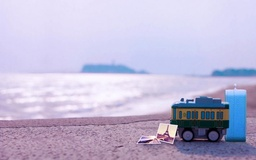
#> input picture resource/opencv/green-spiral.jpg, 256 x 160 px, shrunk from 710 x 444 before the run
$ python Image2str.py
#> lines starting #> are read from the running program, lines starting #| are printed output that depends on the picture
### src/App.py
#! /usr/bin/python
# coding=UTF-8
# version:python3.x


import datetime
import logging
import os

"""常用设置和共用方法"""

# 设置编码
ENCODING = "UTF-8"


# 获取工程路径
BASE_PATH = os.getcwd().replace("\\", "/").split("src/")[0]


def trim_path(file_name):
    """返回标准的路径"""
    return os.path.normpath(file_name).replace("\\", "/")


def base_path_file(file_name):
    """获取完整的文件路径"""
    return trim_path(BASE_PATH + file_name)


def resource_file(file_name):
    """返回完整的资源文件路径"""
    return trim_path(BASE_PATH + "resource/" + file_name)


def temp_file(file_name):
    """返回完整的临时文件路径"""
    return trim_path(BASE_PATH + "resource/temp/" + file_name)


# [20 lines left out: function logger, not called in this run]


def date_time_str():
    """获取当前时间"""
    return datetime.datetime.now().strftime('%Y-%m-%d %H:%M:%S')

# MIDI (mid)，文件
FILE_PREFIX_MIDI = "4D546864"
# JPEG (jpg)，文件
FILE_PREFIX_JPEG = "FFD8FF"
# PNG文件
FILE_PREFIX_PNG = "89504E47"
# 4.  GIF (gif)，文件
FILE_PREFIX_GIF = "47494638"
# TIFF (tif)，文件
FILE_PREFIX_TIFF = "49492A00"
# Windows Bitmap (bmp)，文件
FILE_PREFIX_BMP = "424D"
# CAD (dwg)，文件
FILE_PREFIX_CAD = "41433130"
# Adobe Photoshop (psd)，文件
FILE_PREFIX_PSD = "38425053"
# Rich Text Format (rtf)，文件
FILE_PREFIX_RTF = "7B5C727466"
# XML (xml)，文件
FILE_PREFIX_XML = "3C3F786D6C"
# HTML (html)，文件
FILE_PREFIX_HTML = "68746D6C3E"
# Email [thorough only] (eml)，文件
FILE_PREFIX_EML = "44656C69766572792D646174653A"
# Outlook Express (dbx)，文件
FILE_PREFIX_DBX = "CFAD12FEC5FD746F"
# Outlook (pst)，文件
FILE_PREFIX_PST = "2142444E"
# MS Word/Excel (xls.or.doc)，文件
FILE_PREFIX_OFFICE = "D0CF11E0"
# MS Access (mdb)，文件
FILE_PREFIX_MDB = "5374616E64617264204A"
# WordPerfect (wpd)，文件
FILE_PREFIX_WPD = "FF575043"
# Postscript (eps.or.ps)，文件
FILE_PREFIX_EPS = "252150532D41646F6265"
# Adobe Acrobat (pdf)，文件
FILE_PREFIX_PDF = "255044462D312E"
# Quicken (qdf)，文件
FILE_PREFIX_QDF = "AC9EBD8F"
# Windows Password (pwl)，文件
FILE_PREFIX_PWL = "E3828596"
# ZIP Archive (zip)，文件
FILE_PREFIX_ZIP = "504B0304"
# RAR Archive (rar)，文件
FILE_PREFIX_RAR = "52617221"
# Wave (wav)，文件
FILE_PREFIX_WAV = "57415645"
# AVI (avi)，文件
FILE_PREFIX_AVI = "52494646"
# Real Audio (ram)，文件
FILE_PREFIX_RAM = "2E7261FD"
# Real Media (rm)，文件
FILE_PREFIX_RM = "2E524D46"
# Windows Media Audio（wma）（asf）,文件
FILE_PREFIX_WMA = "3026b2758e66cf"
# wrf, 文件
FILE_PREFIX_WRF = "574f5446000600"
# MPEG (mpg)，文件
FILE_PREFIX_MPG = "000001BA"
# MPEG (mpg)，文件
FILE_PREFIX_MPG = "000001B3"
# Quicktime (mov)，文件
FILE_PREFIX_MOV = "6D6F6F76"
# Windows Media (asf)，文件
FILE_PREFIX_ASF = "3026B2758E66CF11"


# [7 lines that do not run on import are left out]

### src/image/Image2str.py
#! /usr/bin/python
# coding=UTF-8
# version:python3.x
# author: monsoon

"""将图像转换为字符形式的图像"""
import os
from PIL import Image,ImageFont,ImageDraw
from src import App

ascii_char = list("$@B%8&WM#*oahkbdpqwmZO0QLCJUYXzcvunxrjft/|()1{}[]?-_+~<>i!lI;:,\"^`'. ")


def get_char(r, g, b, alpha=256):
    if alpha == 0:
        return ' '
    length = len(ascii_char)
    gray = int(0.2126 * r + 0.7152 * g + 0.0722 * b)

    unit = (256.0 + 1) / length
    return ascii_char[int(gray / unit)]


if __name__ == '__main__':
    image_file = App.resource_file("/opencv/green-spiral.jpg")
    im = Image.open(image_file)
#> im is the input picture: PIL image 256x160 RGB; mean R, G, B 190.7, 184.5, 212.7
    pix = im.load()

    ims = Image.new("RGB", (im.width,im.height), (255, 255, 255))
#> ims: PIL image 256x160 RGB; every value is 255
    dr = ImageDraw.Draw(ims)
    font = ImageFont.truetype(os.path.join("fonts", "msyh.ttf"), 10)

    txt = ""
    for i in range(im.height):
        for j in range(im.width):
            char = get_char(*im.getpixel((j,i)))
            txt += char
            dr.text((j,i),char, pix[j, i], font)
        txt += '\n'
    with open("output.txt", 'w') as f:
        f.write(txt)
    ims.save("tt.png")
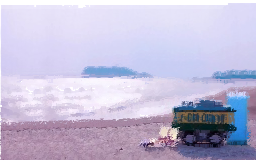
#> saved as tt.png: PIL image 256x160 RGB; mean R, G, B 193.5, 187.8, 214.8

$ run again, with resource/opencv/timg.jpg copied over resource/opencv/green-spiral.jpg
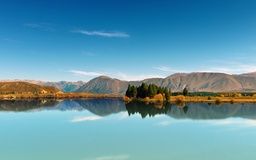
#> input picture resource/opencv/timg.jpg, 256 x 160 px, shrunk from 1920 x 1200 before the run
#> im is the input picture: PIL image 256x160 RGB; mean R, G, B 96.4, 150.4, 169.3
#> ims: PIL image 256x160 RGB; every value is 255
#> `ims.save("tt.png")`:
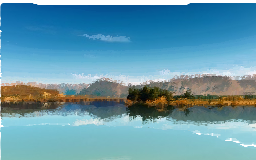
#> saved as tt.png: PIL image 256x160 RGB; mean R, G, B 100.3, 152.6, 171.1
